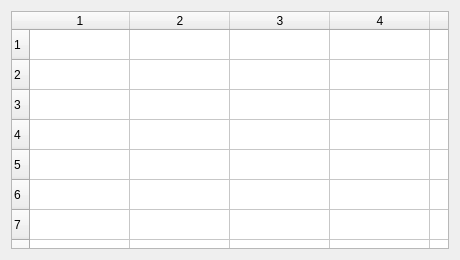
<?xml version="1.0" encoding="UTF-8"?>
<ui version="4.0"><class>Dialog</class><widget class="QDialog" name="Dialog"><property name="geometry"><rect><x>0</x><y>0</y><width>460</width><height>260</height></rect></property><property name="windowTitle"><string>#096 tables/181_policy_off</string></property><layout class="QVBoxLayout" name="verticalLayout"><property name="leftMargin"><number>11</number></property><property name="topMargin"><number>11</number></property><property name="rightMargin"><number>11</number></property><property name="bottomMargin"><number>11</number></property><property name="spacing"><number>6</number></property><item><widget class="QTableWidget" name="table"><property name="rowCount"><number>50</number></property><property name="columnCount"><number>8</number></property><property name="verticalScrollBarPolicy"><enum>Qt::ScrollBarAlwaysOff</enum></property><property name="horizontalScrollBarPolicy"><enum>Qt::ScrollBarAlwaysOff</enum></property></widget></item></layout></widget></ui>
